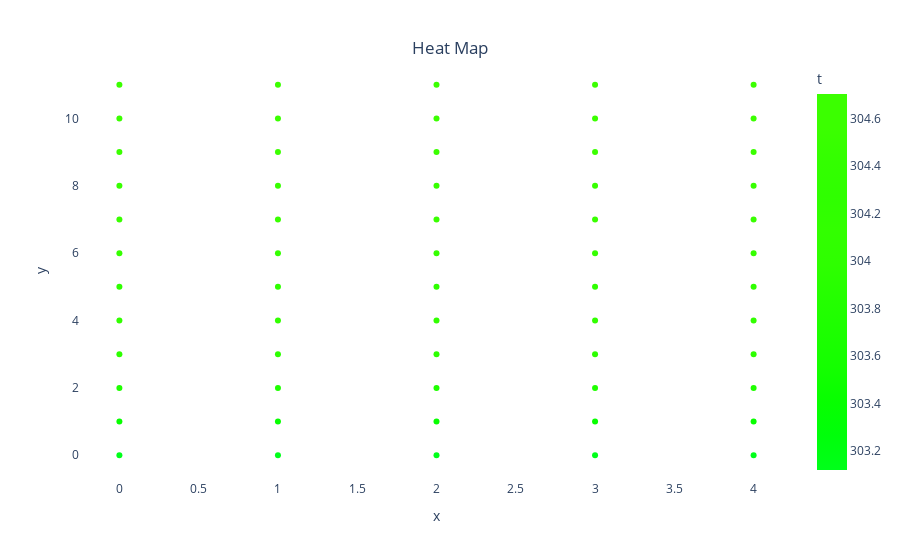

Write notebook code for a chart like this one.
### Code cell
fig = px.scatter(df_final, x='x', y='y', color='t', color_continuous_scale=df_xy.loc[df_xy['z'] == 0]['rgb_str'].tolist())
fig.update_layout({'paper_bgcolor': 'rgba(0,0,0,0)', 'plot_bgcolor': 'rgba(0,0,0,0)'})
fig.update_layout(title_text='Heat Map', title_x=0.5, title_y=0.925)
fig.show()

### Figure 1 — Plotly figure (JSON) as saved in the notebook; plotly's stock layout.template omitted (floating-point values rounded to 4 significant figures)
{"data": [{"hovertemplate": "x=%{x}<br>y=%{y}<br>t=%{marker.color}<extra></extra>", "legendgroup": "", "marker": {"color": [303.1, 303.4, 303.7, 304.0, 304.1, 304.3, 304.5, 304.5, 304.5, 304.6, 304.7, 304.7, 303.1, 303.4, 303.7, 304.0, 304.1, 304.3, 304.5, 304.5, 304.5, 304.6, 304.7, 304.7, 303.1, 303.4, 303.7, 304.0, 304.1, 304.3, 304.5, 304.5, 304.5, 304.6, 304.7, 304.7, 303.1, 303.4, 303.7, 304.0, 304.1, 304.3, 304.5, 304.5, 304.5, 304.6, 304.7, 304.7, 303.1, 303.4, 303.7, 304.0, 304.1, 304.3, 304.5, 304.5, 304.5, 304.6, 304.7, 304.7], "coloraxis": "coloraxis", "symbol": "circle"}, "mode": "markers", "name": "", "orientation": "v", "showlegend": false, "type": "scatter", "x": [0, 0, 0, 0, 0, 0, 0, 0, 0, 0, 0, 0, 1, 1, 1, 1, 1, 1, 1, 1, 1, 1, 1, 1, 2, 2, 2, 2, 2, 2, 2, 2, 2, 2, 2, 2, 3, 3, 3, 3, 3, 3, 3, 3, 3, 3, 3, 3, 4, 4, 4, 4, 4, 4, 4, 4, 4, 4, 4, 4], "xaxis": "x", "y": [0, 1, 2, 3, 4, 5, 6, 7, 8, 9, 10, 11, 0, 1, 2, 3, 4, 5, 6, 7, 8, 9, 10, 11, 0, 1, 2, 3, 4, 5, 6, 7, 8, 9, 10, 11, 0, 1, 2, 3, 4, 5, 6, 7, 8, 9, 10, 11, 0, 1, 2, 3, 4, 5, 6, 7, 8, 9, 10, 11], "yaxis": "y"}], "layout": {"coloraxis": {"colorbar": {"title": {"text": "t"}}, "colorscale": [[0, "rgb(0, 255, 26)"], [0.09091, "rgb(0, 255, 10)"], [0.1818, "rgb(7, 255, 0)"], [0.2727, "rgb(20, 255, 0)"], [0.3636, "rgb(28, 255, 0)"], [0.4545, "rgb(36, 255, 0)"], [0.5455, "rgb(46, 255, 0)"], [0.6364, "rgb(50, 255, 0)"], [0.7273, "rgb(47, 255, 0)"], [0.8182, "rgb(51, 255, 0)"], [0.9091, "rgb(59, 255, 0)"], [1, "rgb(59, 255, 0)"]]}, "legend": {"tracegroupgap": 0}, "margin": {"t": 60}, "paper_bgcolor": "rgba(0,0,0,0)", "plot_bgcolor": "rgba(0,0,0,0)", "title": {"text": "Heat Map", "x": 0.5, "y": 0.925}, "xaxis": {"anchor": "y", "domain": [0, 1], "title": {"text": "x"}}, "yaxis": {"anchor": "x", "domain": [0, 1], "title": {"text": "y"}}}}
